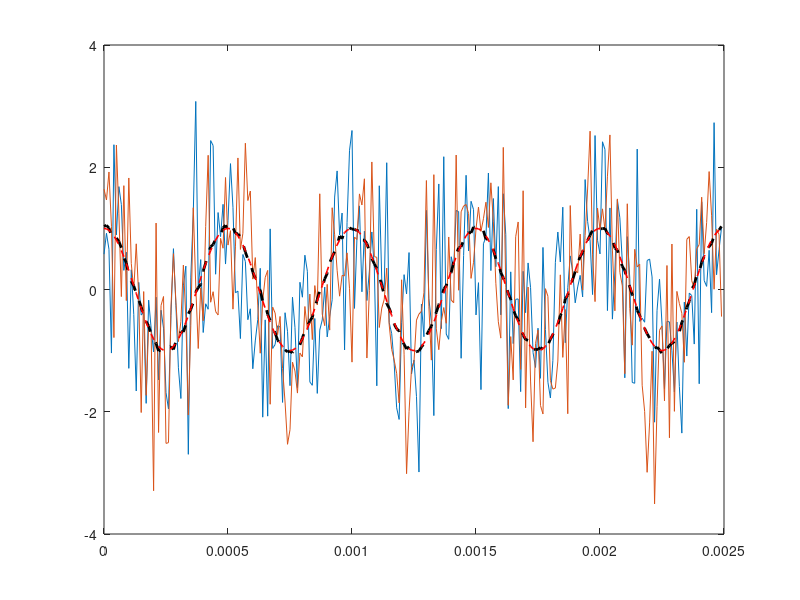

The MATLAB script that drew this image:
clear all
close all

%
Nexp=1000;
fs=100e3;
Ts=1/fs;
f0=2e3;
Tend=5/f0;
t = (0:Ts:Tend-Ts).';

% Genero un ruido iid de varianza 1 y media 0
% randn() me da el resultado de una VA gaussiana de var 1 y media 0
n_t = 1*randn(length(t), Nexp);

x_t = cos(2*pi*f0*t) + n_t;

% Ejemplo, ploteo la ocurrencia del proceso para el experimento 10 y 25
figure
plot(t, x_t(:, 10))
hold all
plot(t, x_t(:, 25))
% Calculo la media = E{X(t)}
media = sum(x_t,2)/Nexp; % Equivalente mean(x_t,2)
plot(t, media, '--k', 'LineWidth',2)
plot(t, cos(2*pi*f0*t), '--r', 'LineWidth',1.2)

% Moraleja: la media puede depender del tiempo
% NO ES UN PROMEDIO A LO LARGO DEL TIEMPO
